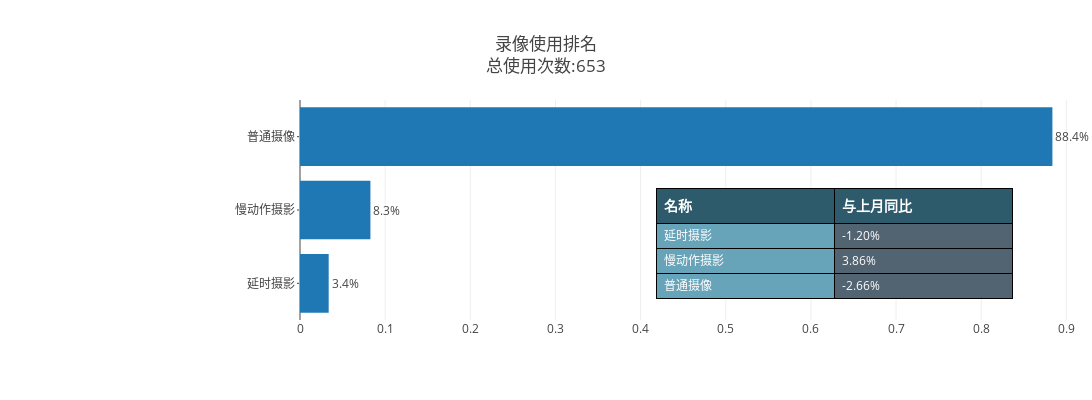

Source (notebook cell):
### Code cell
draw_camera(cur_camera[1], last_camera[1], 400, 1200, '录像使用排名<br>总使用次数:{}'.format(cur_camera[1].sum()),
           table_pos={'x':[0.45, 0.9], 'y':[0, 0.6]})

### Figure 1 — Plotly figure (JSON) as saved in the notebook; plotly's stock layout.template omitted (floating-point values rounded to 4 significant figures)
{"data": [{"orientation": "h", "text": ["3.4%", "8.3%", "88.4%"], "textposition": "outside", "type": "bar", "x": [0.03369, 0.0827, 0.8836], "y": ["延时摄影", "慢动作摄影", "普通摄像"]}, {"cells": {"align": ["left", "left"], "fill": {"color": ["#68a4b9", "#526372"]}, "font": {"color": ["#FFFFFF", "#FFFFFF"], "size": 12}, "height": 25, "line": {"color": "#000000"}, "values": [["延时摄影", "慢动作摄影", "普通摄像"], ["-1.20%", "3.86%", "-2.66%"]]}, "columnorder": [0, 1], "columnwidth": [52, 52], "domain": {"x": [0.45, 0.9], "y": [0, 0.6]}, "header": {"align": ["left", "left"], "fill": {"color": "#2d5b6c"}, "font": {"color": ["#FFFFFF", "#FFFFFF"], "size": 14}, "height": 25, "line": {"color": "#000000"}, "values": [["<b>名称</b>"], ["<b>与上月同比</b>"]]}, "type": "table"}], "layout": {"height": 400, "margin": {"l": 300, "r": 0}, "title": "录像使用排名<br>总使用次数:653", "width": 1200, "yaxis": {"ticklen": 2}}}
